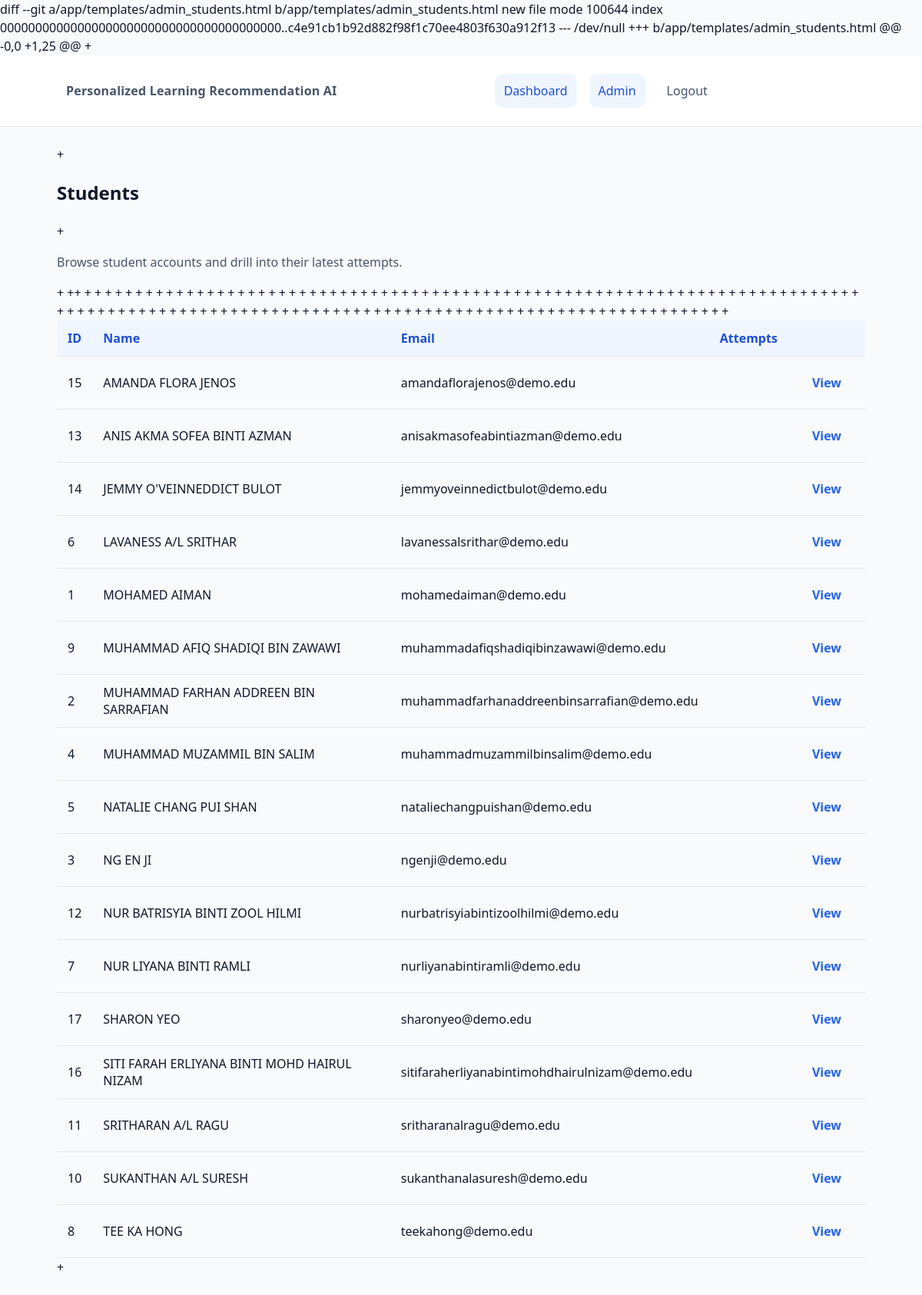
Screenshot of /admin/students (signed in) with the database file from the repository.
### tables this page shows
CREATE TABLE student (
  student_id     INTEGER PRIMARY KEY AUTOINCREMENT,
  name           TEXT NOT NULL,
  email          TEXT NOT NULL UNIQUE,
  password_hash  TEXT NOT NULL,
  program        TEXT DEFAULT '',
  created_at     TEXT DEFAULT (datetime('now'))
);

### app.py (the view)
@app.route('/admin/students')
@lecturer_required
def admin_students():
    conn = get_db()
    students = conn.execute("""
        SELECT s.*, COUNT(a.attempt_id) as attempt_count
        FROM student s
        LEFT JOIN attempt a ON s.student_id = a.student_id
        GROUP BY s.student_id
        ORDER BY s.name
    """).fetchall()
    return render_template('admin_students.html', students=students)

### app.py (called while the page is built)
def get_db():
    if "db" not in g:
        conn = sqlite3.connect(DB_PATH)
        conn.row_factory = sqlite3.Row
        g.db = conn
    return g.db

@app.context_processor
def inject_session_flags():
    return {
        "sess_role": session.get("role"),
        "sess_student_id": session.get("student_id"),
        "sess_lecturer_id": session.get("lecturer_id"),
    }

def lecturer_required(f):
    @wraps(f)
    def decorated_function(*args, **kwargs):
        if 'role' not in session or session['role'] != 'lecturer':
            return redirect(url_for('login'))
        return f(*args, **kwargs)
    return decorated_function

### templates/admin_students.html (shortened to what this page needs)
+{% extends 'base.html' %}
+{% block content %}
+<h2>Students</h2>
+<p class="muted">Browse student accounts and drill into their latest attempts.</p>
+
+<table class="table">
+  <thead>
+    <tr><th>ID</th><th>Name</th><th>Email</th><th>Attempts</th><th></th></tr>
+  </thead>
+  <tbody>
+    {% for s in students %}
+      <tr>
+        <td>{{ s['student_id'] }}</td>
+        <td>{{ s['name'] }}</td>
+        <td>{{ s['email'] }}</td>
+        <td>{{ s['attempts'] }}</td>
+        <td><a class="btn btn-small" href="{{ url_for('admin_student_detail', sid=s['student_id']) }}">View</a></td>
+      </tr>
+    {% else %}
+      <tr><td colspan="5" class="muted">No students found.</td></tr>
+    {% endfor %}
+  </tbody>
+</table>
+{% endblock %}

### templates/base.html (shortened to what this page needs)
<!doctype html>
<html lang="en">
<head>
  <link rel="stylesheet" href="{{ url_for('static', filename='css/style.css') }}">
</head>
<body>
  <header class="site">
    <div class="container nav">
      <a href="{{ url_for('index') }}" class="brand">Personalized Learning Recommendation AI</a>
      <nav class="nav">
        {% set dash_href = url_for('index') %}
        {% set dash_active = '' %}
        {% if sess_role == 'student' and sess_student_id %}
          {% set dash_href = url_for('student_dashboard', student_id=sess_student_id) %}
          {% if request.endpoint == 'student_dashboard' %}
            {% set dash_active = 'active' %}
          {% endif %}
        {% elif sess_role == 'lecturer' %}
          {% set dash_href = url_for('admin') %}
          {% if request.endpoint in ['admin', 'admin_analytics', 'admin_rankings', 'admin_students', 'admin_questions'] %}
            {% set dash_active = 'active' %}
          {% endif %}
        {% endif %}
        <a href="{{ dash_href }}" class="{{ dash_active }}">Dashboard</a>
        {% if sess_role == 'student' and sess_student_id %}
          <a href="{{ url_for('quiz') }}" class="{{ 'active' if request.endpoint == 'quiz' else '' }}">Quiz</a>
        {% elif sess_role == 'lecturer' %}
          <a href="{{ url_for('admin') }}" class="{{ 'active' if request.endpoint in ['admin','admin_analytics','admin_rankings','admin_students','admin_questions'] else '' }}">Admin</a>
        {% endif %}
        {% if sess_role %}
          <a href="{{ url_for('logout') }}" class="logout">Logout</a>
        {% else %}
          <a href="{{ url_for('login') }}">Login</a>
        {% endif %}
      </nav>
    </div>
  </header>
  <main class="container">
    {% block content %}{% endblock %}
  </main>
</body>
</html>

### static/css/style.css (style rules this page uses)
:root { --bg: #f8fafc; --surface: #ffffff; --text: #0f172a; --muted: #475569; --brand-50: #eff6ff; --brand-100: #dbeafe; --brand-200: #bfdbfe; --brand-400: #60a5fa; --brand-500: #3b82f6; --brand-600: #2563eb; --brand-700: #1d4ed8; --green: #16a34a; --amber: #f59e0b; --red: #ef4444; --border: #e2e8f0; --shadow: 0 8px 24px rgba(2,6,23,0.06); --radius: 14px; --radius-sm: 10px; --pad: 18px; --pad-sm: 12px; --container: 1100px; }
* { box-sizing: border-box; }
html, body { margin: 0; padding: 0; background: var(--bg); color: var(--text); }
body { font: 16px/1.5 system-ui, -apple-system, 'Segoe UI', Roboto, Inter, Arial, sans-serif; }
a { color: var(--brand-600); text-decoration: none; }
.container { max-width: var(--container); margin: 0 auto; padding: 24px; }
header.site { position: sticky; top: 0; background: var(--surface); border-bottom: 1px solid var(--border); z-index: 10; }
.nav { display: flex; align-items: center; gap: 16px; justify-content: space-between; }
.brand { font-weight: 800; letter-spacing: .2px; }
.nav a { padding: 10px 12px; border-radius: 10px; color: var(--muted); }
.nav a.active, .nav a:hover { background: var(--brand-50); color: var(--brand-700); }
.btn { display: inline-flex; align-items: center; gap: 8px; border: 1px solid transparent; border-radius: var(--radius-sm); padding: 10px 16px; font-weight: 700; cursor: pointer; transition: .15s box-shadow, .15s transform; }
.muted { color: var(--muted); }
table.table { width: 100%; border-collapse: collapse; }
.table th, .table td { padding: 12px 14px; border-bottom: 1px solid var(--border); text-align: left; }
.table th { background: var(--brand-50); color: var(--brand-700); font-weight: 800; }

### rows the page displays
student: student_id "15", name "AMANDA FLORA JENOS", email "amandaflorajenos@demo.edu"
student: student_id "13", name "ANIS AKMA SOFEA BINTI AZMAN", email "anisakmasofeabintiazman@demo.edu"
student: student_id "14", name "JEMMY O'VEINNEDDICT BULOT", email "jemmyoveinnedictbulot@demo.edu"
student: student_id "6", name "LAVANESS A/L SRITHAR", email "lavanessalsrithar@demo.edu"
student: student_id "1", name "MOHAMED AIMAN", email "mohamedaiman@demo.edu"
student: student_id "9", name "MUHAMMAD AFIQ SHADIQI BIN ZAWAWI", email "muhammadafiqshadiqibinzawawi@demo.edu"
student: student_id "2", name "MUHAMMAD FARHAN ADDREEN BIN SARRAFIAN", email "muhammadfarhanaddreenbinsarrafian@demo.edu"
student: student_id "4", name "MUHAMMAD MUZAMMIL BIN SALIM", email "muhammadmuzammilbinsalim@demo.edu"
student: student_id "5", name "NATALIE CHANG PUI SHAN", email "nataliechangpuishan@demo.edu"
student: student_id "3", name "NG EN JI", email "ngenji@demo.edu"
student: student_id "12", name "NUR BATRISYIA BINTI ZOOL HILMI", email "nurbatrisyiabintizoolhilmi@demo.edu"
student: student_id "7", name "NUR LIYANA BINTI RAMLI", email "nurliyanabintiramli@demo.edu"
student: student_id "17", name "SHARON YEO", email "sharonyeo@demo.edu"
student: student_id "16", name "SITI FARAH ERLIYANA BINTI MOHD HAIRUL NIZAM", email "sitifaraherliyanabintimohdhairulnizam@demo.edu"
student: student_id "11", name "SRITHARAN A/L RAGU", email "sritharanalragu@demo.edu"
student: student_id "10", name "SUKANTHAN A/L SURESH", email "sukanthanalasuresh@demo.edu"
student: student_id "8", name "TEE KA HONG", email "teekahong@demo.edu"
